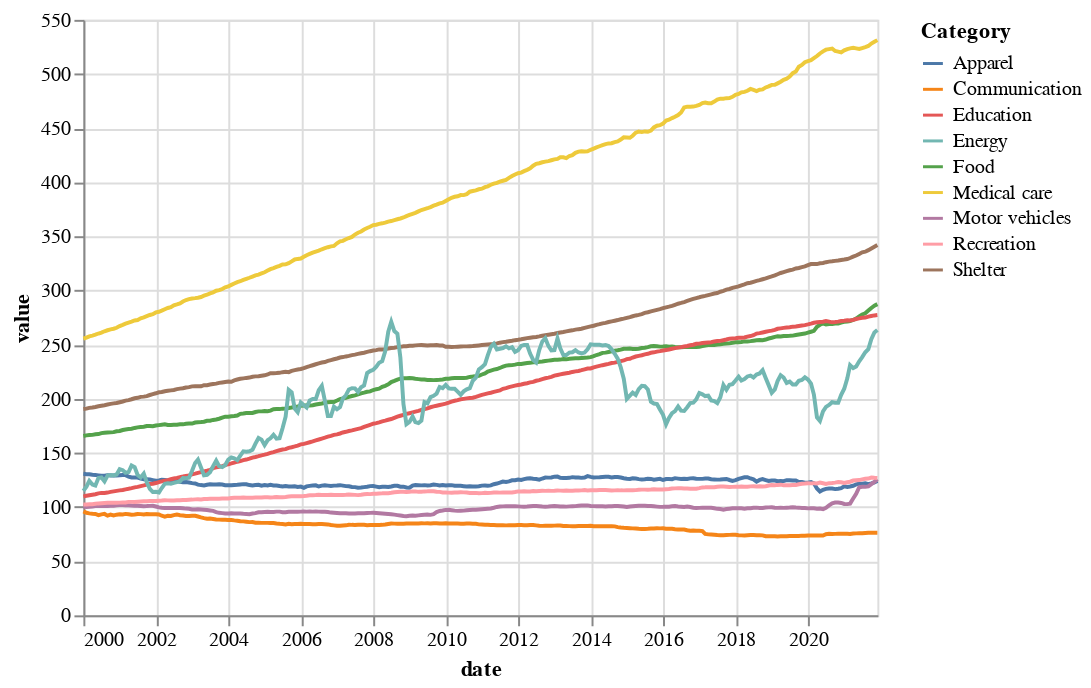

The notebook cell this image was saved under:
### Markdown cell above
## Hypotheses to Explore:
##### 1 - Shelter prices have increased more rapidly than any of my other target categories since 2010.
##### 2 - Energy prices fluctuate more than my other target categories and will therefore have more periods of negative inflation than all of the other categories combined.
##### 3 - Medical care inflation will be more rapid from 2019-2021 than at any other two-year period from 2000-2021, possibly due to the COVID-19 pandemic.

<HR>

Following exploration, I want to highlight my process with energy prices first before moving on to the other hypotheses.

<HR>
    
### Hypothesis: Energy prices fluctuate more than my other target categories and will therefore have more periods of negative inflation than all of the other categories combined.

### Code cell
# Shortening a category name based on other questions worked.
df['Category'].replace({'New and used motor vehicles':'Motor vehicles'}, inplace=True)

# First chart - raw data by category.
alt.Chart(df[['date','value','Category']],).mark_line().encode(
    x = 'date',
    y = 'value',
    color = 'Category'
)

### Figure 1 — Vega-Lite specification as saved in the notebook (floating-point values rounded to 4 significant figures; data arrays with more than 128 entries replaced by an {"elided": "..."} marker saying what was removed)
{"config": {"view": {"continuousWidth": 400, "continuousHeight": 300}}, "data": {"name": "data-b9fd932f83f64e8bb538f37d1d0927a6"}, "mark": "line", "encoding": {"color": {"field": "Category", "type": "nominal"}, "x": {"field": "date", "type": "temporal"}, "y": {"field": "value", "type": "quantitative"}}, "$schema": "https://vega.github.io/schema/vega-lite/v4.17.0.json", "datasets": {"data-b9fd932f83f64e8bb538f37d1d0927a6": {"elided": "2376 records"}}}
